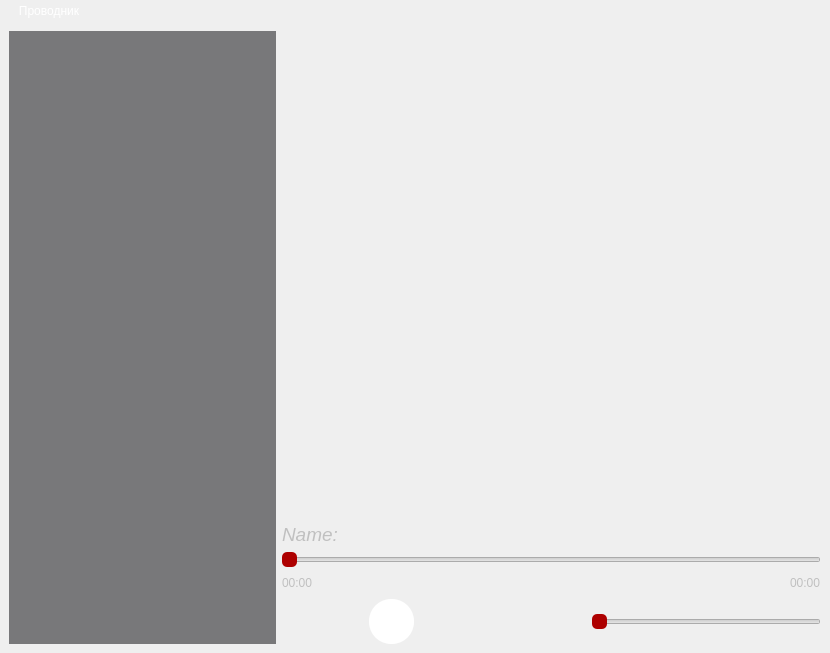
<?xml version="1.0" encoding="UTF-8"?>
<ui version="4.0">
 <class>MainWindow</class>
 <widget class="QMainWindow" name="MainWindow">
  <property name="enabled">
   <bool>true</bool>
  </property>
  <property name="geometry">
   <rect>
    <x>0</x>
    <y>0</y>
    <width>830</width>
    <height>653</height>
   </rect>
  </property>
  <property name="minimumSize">
   <size>
    <width>800</width>
    <height>600</height>
   </size>
  </property>
  <property name="windowTitle">
   <string>My_player</string>
  </property>
  <property name="windowIcon">
   <iconset>
    <normaloff>Main_icon.ico</normaloff>Main_icon.ico</iconset>
  </property>
  <property name="styleSheet">
   <string notr="true">QMainWindow
{
background: qlineargradient(
        spread:pad,
        x1:0, y1:0, x2:1, y2:1,
        stop:0 rgba(255, 40, 40, 255),     
        stop:0.5 rgba(30, 0, 50, 255),        
        stop:1 rgba(0, 10, 50, 255)           
    );
}

QMenuBar {
    background: qlineargradient(
        spread:pad,
        x1:0, y1:0, x2:1, y2:0,
        stop:0 rgba(255, 40, 40, 255),    /* красный слева */
        stop:1 rgba(0, 10, 50, 255)       /* космический синий справа */
    );
    color: white;
    border: none;
}

QMenuBar::item {
    background: transparent;
    padding: 4px 12px;
}

QMenuBar::item:selected {
    background-color: rgba(255, 255, 255, 30);  /* слегка подсветка при наведении */
}

QMenu {
    background: qlineargradient(
        spread:pad,
        x1:0, y1:0, x2:1, y2:1,
        stop:0 rgba(30, 0, 50, 255),
        stop:1 rgba(0, 10, 50, 255)
    );
    color: white;
}

QMenu::item:selected {
    background-color: rgba(255, 255, 255, 30);
}
</string>
  </property>
  <property name="iconSize">
   <size>
    <width>32</width>
    <height>32</height>
   </size>
  </property>
  <widget class="QWidget" name="centralwidget">
   <property name="enabled">
    <bool>true</bool>
   </property>
   <property name="styleSheet">
    <string notr="true"/>
   </property>
   <layout class="QGridLayout" name="gridLayout">
    <item row="4" column="1">
     <layout class="QHBoxLayout" name="horizontalLayout">
      <item>
       <spacer name="horizontalSpacer">
        <property name="orientation">
         <enum>Qt::Orientation::Horizontal</enum>
        </property>
        <property name="sizeHint" stdset="0">
         <size>
          <width>40</width>
          <height>20</height>
         </size>
        </property>
       </spacer>
      </item>
      <item>
       <widget class="QPushButton" name="btnPrev">
        <property name="enabled">
         <bool>true</bool>
        </property>
        <property name="sizePolicy">
         <sizepolicy hsizetype="Expanding" vsizetype="Fixed">
          <horstretch>0</horstretch>
          <verstretch>0</verstretch>
         </sizepolicy>
        </property>
        <property name="mouseTracking">
         <bool>false</bool>
        </property>
        <property name="tabletTracking">
         <bool>false</bool>
        </property>
        <property name="focusPolicy">
         <enum>Qt::FocusPolicy::StrongFocus</enum>
        </property>
        <property name="styleSheet">
         <string notr="true">QPushButton
{
Border:none;
Border-radius: 22px;
}</string>
        </property>
        <property name="text">
         <string/>
        </property>
        <property name="icon">
         <iconset>
          <normaloff>previous.png</normaloff>previous.png</iconset>
        </property>
        <property name="iconSize">
         <size>
          <width>32</width>
          <height>32</height>
         </size>
        </property>
        <property name="checkable">
         <bool>false</bool>
        </property>
        <property name="autoDefault">
         <bool>true</bool>
        </property>
       </widget>
      </item>
      <item alignment="Qt::AlignmentFlag::AlignHCenter">
       <widget class="QPushButton" name="btnPlayPause">
        <property name="sizePolicy">
         <sizepolicy hsizetype="Expanding" vsizetype="Fixed">
          <horstretch>0</horstretch>
          <verstretch>0</verstretch>
         </sizepolicy>
        </property>
        <property name="styleSheet">
         <string notr="true">QPushButton
{
Border:none;
Border-radius: 22px;
background-color: rgb(255, 255, 255);
color: rgb(51, 15, 255);
min-width:45px;
max-width:45px;
min-height:45px;
max-height:45px;
padding:0px;
}
</string>
        </property>
        <property name="text">
         <string/>
        </property>
        <property name="icon">
         <iconset>
          <normaloff>play.png</normaloff>play.png</iconset>
        </property>
        <property name="iconSize">
         <size>
          <width>30</width>
          <height>30</height>
         </size>
        </property>
        <property name="checkable">
         <bool>true</bool>
        </property>
        <property name="checked">
         <bool>false</bool>
        </property>
        <property name="autoRepeatDelay">
         <number>300</number>
        </property>
        <property name="flat">
         <bool>false</bool>
        </property>
       </widget>
      </item>
      <item>
       <widget class="QPushButton" name="btnNext">
        <property name="enabled">
         <bool>true</bool>
        </property>
        <property name="sizePolicy">
         <sizepolicy hsizetype="Expanding" vsizetype="Fixed">
          <horstretch>0</horstretch>
          <verstretch>0</verstretch>
         </sizepolicy>
        </property>
        <property name="mouseTracking">
         <bool>false</bool>
        </property>
        <property name="tabletTracking">
         <bool>false</bool>
        </property>
        <property name="focusPolicy">
         <enum>Qt::FocusPolicy::StrongFocus</enum>
        </property>
        <property name="styleSheet">
         <string notr="true">QPushButton
{
Border:none;
Border-radius: 22px;
}</string>
        </property>
        <property name="text">
         <string/>
        </property>
        <property name="icon">
         <iconset>
          <normaloff>next.png</normaloff>next.png</iconset>
        </property>
        <property name="iconSize">
         <size>
          <width>32</width>
          <height>32</height>
         </size>
        </property>
        <property name="checkable">
         <bool>false</bool>
        </property>
        <property name="autoDefault">
         <bool>true</bool>
        </property>
       </widget>
      </item>
      <item>
       <spacer name="horizontalSpacer_3">
        <property name="orientation">
         <enum>Qt::Orientation::Horizontal</enum>
        </property>
        <property name="sizeHint" stdset="0">
         <size>
          <width>40</width>
          <height>20</height>
         </size>
        </property>
       </spacer>
      </item>
      <item>
       <widget class="QPushButton" name="btn_Replay">
        <property name="enabled">
         <bool>true</bool>
        </property>
        <property name="sizePolicy">
         <sizepolicy hsizetype="Expanding" vsizetype="Fixed">
          <horstretch>0</horstretch>
          <verstretch>0</verstretch>
         </sizepolicy>
        </property>
        <property name="mouseTracking">
         <bool>false</bool>
        </property>
        <property name="tabletTracking">
         <bool>false</bool>
        </property>
        <property name="focusPolicy">
         <enum>Qt::FocusPolicy::StrongFocus</enum>
        </property>
        <property name="styleSheet">
         <string notr="true">QPushButton
{
Border:none;
Border-radius: 22px;
}</string>
        </property>
        <property name="text">
         <string/>
        </property>
        <property name="icon">
         <iconset>
          <normaloff>repeat.png</normaloff>repeat.png</iconset>
        </property>
        <property name="iconSize">
         <size>
          <width>32</width>
          <height>32</height>
         </size>
        </property>
        <property name="checkable">
         <bool>false</bool>
        </property>
        <property name="autoDefault">
         <bool>true</bool>
        </property>
       </widget>
      </item>
     </layout>
    </item>
    <item row="1" column="1" colspan="2">
     <layout class="QHBoxLayout" name="horizontalLayout_5">
      <item>
       <widget class="QLabel" name="File_Name">
        <property name="sizePolicy">
         <sizepolicy hsizetype="Expanding" vsizetype="Fixed">
          <horstretch>0</horstretch>
          <verstretch>0</verstretch>
         </sizepolicy>
        </property>
        <property name="font">
         <font>
          <family>Arial</family>
          <pointsize>12</pointsize>
          <stylestrategy>PreferDefault</stylestrategy>
         </font>
        </property>
        <property name="styleSheet">
         <string notr="true">QLabel
{
	color: rgb(192, 192, 192);
}</string>
        </property>
        <property name="frameShape">
         <enum>QFrame::Shape::NoFrame</enum>
        </property>
        <property name="frameShadow">
         <enum>QFrame::Shadow::Raised</enum>
        </property>
        <property name="text">
         <string>&lt;html&gt;&lt;head/&gt;&lt;body&gt;&lt;p&gt;&lt;span style=&quot; font-size:14pt; font-style:italic; color:#c0c0c0;&quot;&gt;Name:&lt;/span&gt;&lt;/p&gt;&lt;/body&gt;&lt;/html&gt;</string>
        </property>
        <property name="textFormat">
         <enum>Qt::TextFormat::RichText</enum>
        </property>
       </widget>
      </item>
     </layout>
    </item>
    <item row="0" column="0" rowspan="5">
     <layout class="QHBoxLayout" name="horizontalLayout_2">
      <property name="sizeConstraint">
       <enum>QLayout::SizeConstraint::SetFixedSize</enum>
      </property>
      <item>
       <widget class="QTableView" name="tableView">
        <property name="sizePolicy">
         <sizepolicy hsizetype="MinimumExpanding" vsizetype="Expanding">
          <horstretch>0</horstretch>
          <verstretch>0</verstretch>
         </sizepolicy>
        </property>
        <property name="styleSheet">
         <string notr="true">QTableView
{
background-color: rgba(0, 0, 5, 0.5);
    color: white;                      
    border: none;
    gridline-color: rgba(192, 192, 192, 30);
}
QHeaderView::section {
    background: qlineargradient(
        x1:0, y1:0, x2:1, y2:0,
        stop:0 rgba(255, 40, 40, 255),
        stop:1 rgba(0, 10, 50, 255)
    );
    color: white;
    border: none;
    padding: 4px;
}

QTableCornerButton::section {
    background-color: rgba(60, 0, 40, 255);  /* тёмный красно-фиолетовый */
    border: none;
}

QTableView::item:selected {
    background-color: rgba(192, 192, 192, 50); /* выделение */
    color: white;
}

QScrollBar:vertical {
    border: none;
    background: transparent;
    width: 10px;
    margin: 0px 0px 0px 0px;
}

QScrollBar::handle:vertical {
    background: rgba(255, 40, 40, 100); /* полупрозрачный красный */
    min-height: 20px;
    border-radius: 4px;
}

QScrollBar::add-line:vertical,
QScrollBar::sub-line:vertical {
    height: 0px;
}

QScrollBar::add-page:vertical,
QScrollBar::sub-page:vertical {
    background: none;
}

</string>
        </property>
       </widget>
      </item>
     </layout>
    </item>
    <item row="2" column="1" colspan="2">
     <layout class="QVBoxLayout" name="verticalLayout">
      <item>
       <widget class="ClickSlider" name="positionSlider">
        <property name="styleSheet">
         <string notr="true">QSlider::groove:horizontal
{
height:10px;
background:none;
}
QSlider::handle:horizontal
{
background:rgb(173, 0, 0);
height:40px;
width:20px;
margin:-7px -7px;
border-radius:5px;
}</string>
        </property>
        <property name="maximum">
         <number>100</number>
        </property>
        <property name="orientation">
         <enum>Qt::Orientation::Horizontal</enum>
        </property>
       </widget>
      </item>
     </layout>
    </item>
    <item row="3" column="1" colspan="2">
     <layout class="QHBoxLayout" name="horizontalLayout_4">
      <item>
       <widget class="QLabel" name="currentTimeLabel">
        <property name="sizePolicy">
         <sizepolicy hsizetype="Minimum" vsizetype="Fixed">
          <horstretch>0</horstretch>
          <verstretch>0</verstretch>
         </sizepolicy>
        </property>
        <property name="styleSheet">
         <string notr="true">QLabel
{
	color: rgb(192, 192, 192);
}</string>
        </property>
        <property name="text">
         <string>&lt;html&gt;&lt;head/&gt;&lt;body&gt;&lt;p&gt;&lt;span style=&quot; color:#c0c0c0;&quot;&gt;00:00&lt;/span&gt;&lt;/p&gt;&lt;/body&gt;&lt;/html&gt;</string>
        </property>
       </widget>
      </item>
      <item>
       <spacer name="horizontalSpacer_4">
        <property name="orientation">
         <enum>Qt::Orientation::Horizontal</enum>
        </property>
        <property name="sizeType">
         <enum>QSizePolicy::Policy::Expanding</enum>
        </property>
        <property name="sizeHint" stdset="0">
         <size>
          <width>40</width>
          <height>20</height>
         </size>
        </property>
       </spacer>
      </item>
      <item>
       <widget class="QLabel" name="timeLabel">
        <property name="sizePolicy">
         <sizepolicy hsizetype="Minimum" vsizetype="Fixed">
          <horstretch>0</horstretch>
          <verstretch>0</verstretch>
         </sizepolicy>
        </property>
        <property name="styleSheet">
         <string notr="true">QLabel
{
	color: rgb(192, 192, 192);
}</string>
        </property>
        <property name="frameShape">
         <enum>QFrame::Shape::NoFrame</enum>
        </property>
        <property name="text">
         <string>&lt;html&gt;&lt;head/&gt;&lt;body&gt;&lt;p&gt;&lt;span style=&quot; color:#c0c0c0;&quot;&gt;00:00&lt;/span&gt;&lt;/p&gt;&lt;/body&gt;&lt;/html&gt;</string>
        </property>
       </widget>
      </item>
     </layout>
    </item>
    <item row="4" column="2">
     <layout class="QHBoxLayout" name="horizontalLayout_3">
      <item>
       <widget class="QPushButton" name="btn_mute">
        <property name="enabled">
         <bool>true</bool>
        </property>
        <property name="mouseTracking">
         <bool>false</bool>
        </property>
        <property name="tabletTracking">
         <bool>false</bool>
        </property>
        <property name="focusPolicy">
         <enum>Qt::FocusPolicy::StrongFocus</enum>
        </property>
        <property name="styleSheet">
         <string notr="true">QPushButton
{
Border:none;
Border-radius: 22px;
}</string>
        </property>
        <property name="text">
         <string/>
        </property>
        <property name="icon">
         <iconset>
          <normaloff>volume-mute2.png</normaloff>volume-mute2.png</iconset>
        </property>
        <property name="iconSize">
         <size>
          <width>32</width>
          <height>32</height>
         </size>
        </property>
        <property name="checkable">
         <bool>false</bool>
        </property>
        <property name="autoDefault">
         <bool>true</bool>
        </property>
       </widget>
      </item>
      <item>
       <widget class="ClickSlider" name="volumeSlider">
        <property name="sizePolicy">
         <sizepolicy hsizetype="Expanding" vsizetype="Fixed">
          <horstretch>0</horstretch>
          <verstretch>0</verstretch>
         </sizepolicy>
        </property>
        <property name="styleSheet">
         <string notr="true">QSlider::groove:horizontal
{
height:10px;
background:(243, 248, 251);
}
QSlider::handle:horizontal
{
background:rgb(173, 0, 0);
height:40px;
width:20px;
margin:-7px -7px;
border-radius:5px;
}</string>
        </property>
        <property name="maximum">
         <number>100</number>
        </property>
        <property name="orientation">
         <enum>Qt::Orientation::Horizontal</enum>
        </property>
       </widget>
      </item>
     </layout>
    </item>
    <item row="0" column="1" colspan="2">
     <widget class="QLabel" name="albumCoverLabel">
      <property name="enabled">
       <bool>true</bool>
      </property>
      <property name="sizePolicy">
       <sizepolicy hsizetype="Expanding" vsizetype="Expanding">
        <horstretch>0</horstretch>
        <verstretch>0</verstretch>
       </sizepolicy>
      </property>
      <property name="minimumSize">
       <size>
        <width>200</width>
        <height>200</height>
       </size>
      </property>
      <property name="frameShape">
       <enum>QFrame::Shape::NoFrame</enum>
      </property>
      <property name="pixmap">
       <pixmap resource="resources.qrc">:/icons/Main_icon2.png</pixmap>
      </property>
      <property name="scaledContents">
       <bool>true</bool>
      </property>
     </widget>
    </item>
   </layout>
  </widget>
  <widget class="QMenuBar" name="menubar">
   <property name="geometry">
    <rect>
     <x>0</x>
     <y>0</y>
     <width>830</width>
     <height>25</height>
    </rect>
   </property>
   <widget class="QMenu" name="btnChooseFolder">
    <property name="title">
     <string>Проводник</string>
    </property>
    <addaction name="separator"/>
    <addaction name="actionOpen_file"/>
    <addaction name="actionOpen_playlist"/>
   </widget>
   <addaction name="btnChooseFolder"/>
  </widget>
  <action name="actionOpen_file">
   <property name="text">
    <string>Открыть аудиофайл</string>
   </property>
  </action>
  <action name="actionOpen_playlist">
   <property name="text">
    <string>Открыть папку с аудиофайлами</string>
   </property>
  </action>
 </widget>
 <customwidgets>
  <customwidget>
   <class>ClickSlider</class>
   <extends>QSlider</extends>
   <header location="global">clickslider.h</header>
  </customwidget>
 </customwidgets>
 <resources>
  <include location="resources.qrc"/>
 </resources>
 <connections/>
</ui>
